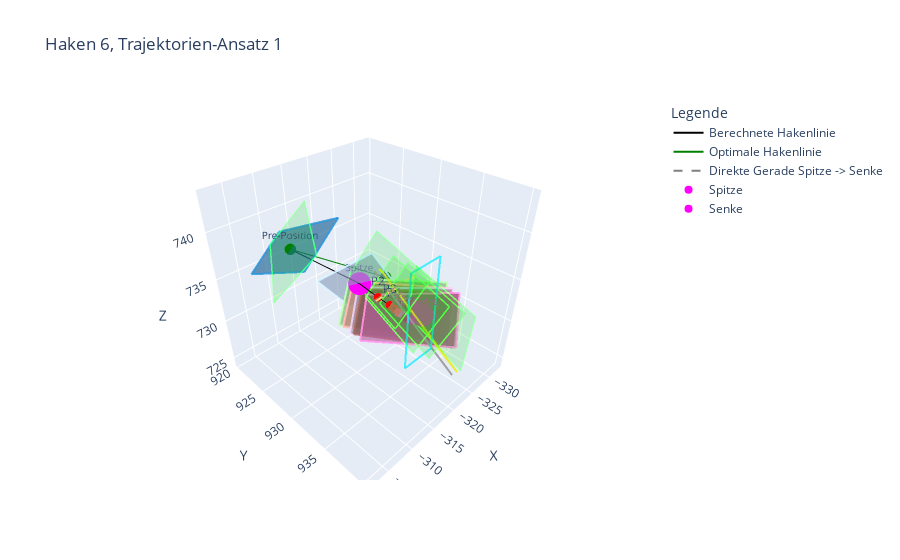
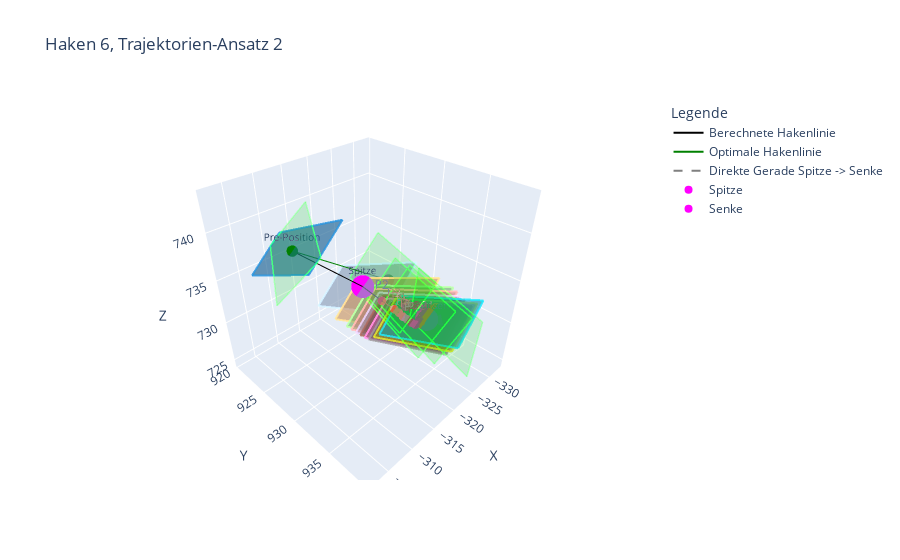
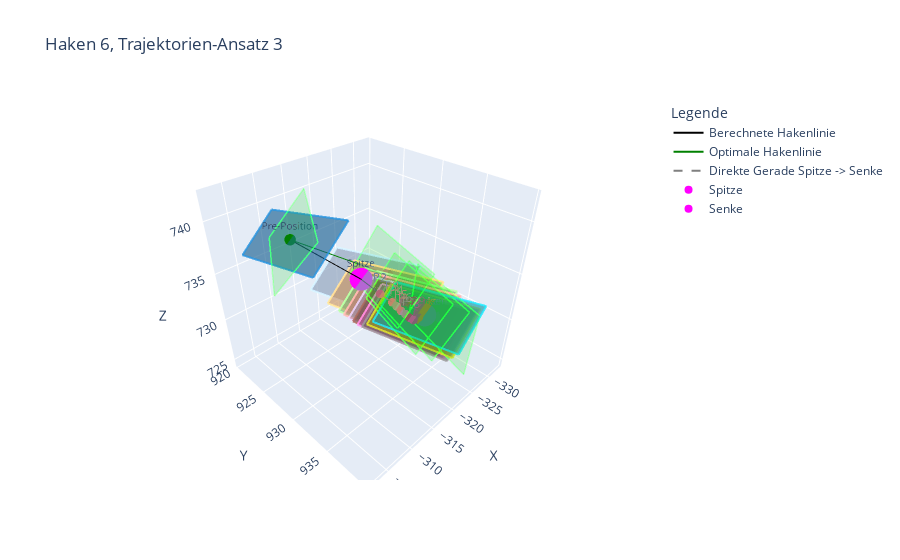
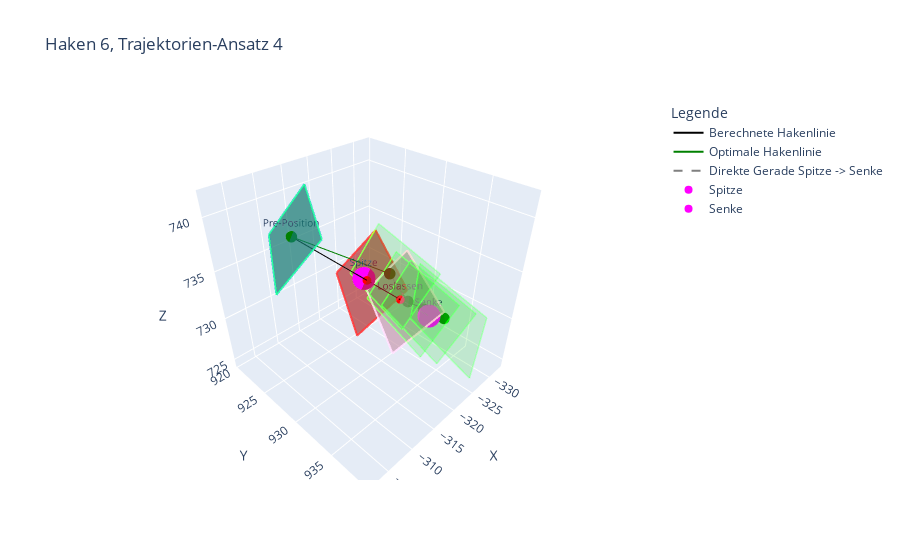

Notebook source saved alongside these figures, in order:
### Code cell
visualize_rectangles_html(
    rectangles = rectangles_1,
    secondary_rectangles = rectangles_optim,
    secondary_legend_title = 'optimale Trajektorie',
    connect_points = (trajectory_1[1][0], trajectory_1[-1][0]),
    hook_num = hook_num,
    trajectory_process = 1,
    html_filename = '/home/mo/Thesis/Evaluation/Trajektorientests/CSV/traj1.html'
    )

visualize_rectangles_html(
    rectangles = rectangles_2,
    secondary_rectangles = rectangles_optim,
    secondary_legend_title = 'optimale Trajektorie',
    connect_points = (trajectory_1[1][0], trajectory_1[-1][0]),
    hook_num = hook_num,
    trajectory_process = 2,
    html_filename = '/home/mo/Thesis/Evaluation/Trajektorientests/CSV/traj2.html'
    )

visualize_rectangles_html(
    rectangles = rectangles_3,
    secondary_rectangles = rectangles_optim,
    secondary_legend_title = 'optimale Trajektorie',
    connect_points = (trajectory_1[1][0], trajectory_1[-1][0]),
    hook_num = hook_num,
    trajectory_process = 3,
    html_filename = '/home/mo/Thesis/Evaluation/Trajektorientests/CSV/traj3.html'
    )

visualize_rectangles_html(
    rectangles = rectangles_4,
    secondary_rectangles = rectangles_optim,
    secondary_legend_title = 'optimale Trajektorie',
    connect_points = (trajectory_1[1][0], trajectory_1[-1][0]),
    hook_num = hook_num,
    trajectory_process = 4,
    html_filename = '/home/mo/Thesis/Evaluation/Trajektorientests/CSV/traj4.html'
    )
